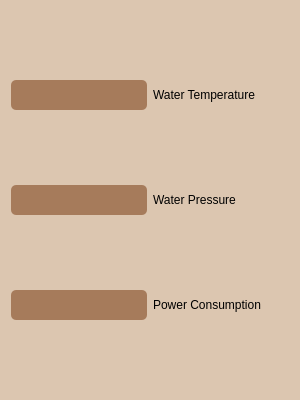
<?xml version="1.0" encoding="UTF-8"?>
<ui version="4.0">
 <class>SensorAnalyticsDialog</class>
 <widget class="QWidget" name="SensorAnalyticsDialog">
  <property name="geometry">
   <rect>
    <x>0</x>
    <y>0</y>
    <width>300</width>
    <height>400</height>
   </rect>
  </property>
  <property name="windowTitle">
   <string>Form</string>
  </property>
  <property name="styleSheet">
   <string notr="true">background-color: #DCC6B0;
border-radius: 10px;
</string>
  </property>
  <layout class="QGridLayout" name="gridLayout">
   <item row="0" column="0">
    <widget class="QPushButton" name="btnWaterTemp">
     <property name="styleSheet">
      <string notr="true">background-color: #A67B5B;
color: #FFFFFF;
border: none;
padding: 8px;
border-radius: 5px;
</string>
     </property>
     <property name="text">
      <string/>
     </property>
     <property name="icon">
      <iconset resource="resources.qrc">
       <normaloff>:/icons/Downloads/thermometer.svg</normaloff>:/icons/Downloads/thermometer.svg</iconset>
     </property>
     <property name="iconSize">
      <size>
       <width>30</width>
       <height>30</height>
      </size>
     </property>
    </widget>
   </item>
   <item row="0" column="1">
    <widget class="QLabel" name="WaterTemp">
     <property name="maximumSize">
      <size>
       <width>16777215</width>
       <height>16777215</height>
      </size>
     </property>
     <property name="text">
      <string>Water Temperature</string>
     </property>
    </widget>
   </item>
   <item row="1" column="0">
    <widget class="QPushButton" name="btnWaterPressure">
     <property name="styleSheet">
      <string notr="true">background-color: #A67B5B;
color: #FFFFFF;
border: none;
padding: 8px;
border-radius: 5px;
</string>
     </property>
     <property name="text">
      <string/>
     </property>
     <property name="icon">
      <iconset resource="resources.qrc">
       <normaloff>:/icons/Downloads/droplet.svg</normaloff>:/icons/Downloads/droplet.svg</iconset>
     </property>
     <property name="iconSize">
      <size>
       <width>30</width>
       <height>30</height>
      </size>
     </property>
    </widget>
   </item>
   <item row="1" column="1">
    <widget class="QLabel" name="WaterPressure">
     <property name="text">
      <string>Water Pressure</string>
     </property>
    </widget>
   </item>
   <item row="2" column="0">
    <widget class="QPushButton" name="btnPowerConsumption">
     <property name="styleSheet">
      <string notr="true">background-color: #A67B5B;
color: #FFFFFF;
border: none;
padding: 8px;
border-radius: 5px;
</string>
     </property>
     <property name="text">
      <string/>
     </property>
     <property name="icon">
      <iconset resource="resources.qrc">
       <normaloff>:/icons/Downloads/battery-charging.svg</normaloff>:/icons/Downloads/battery-charging.svg</iconset>
     </property>
     <property name="iconSize">
      <size>
       <width>30</width>
       <height>30</height>
      </size>
     </property>
    </widget>
   </item>
   <item row="2" column="1">
    <widget class="QLabel" name="PowerConsumption">
     <property name="text">
      <string>Power Consumption</string>
     </property>
    </widget>
   </item>
  </layout>
 </widget>
 <resources>
  <include location="resources.qrc"/>
 </resources>
 <connections/>
</ui>
